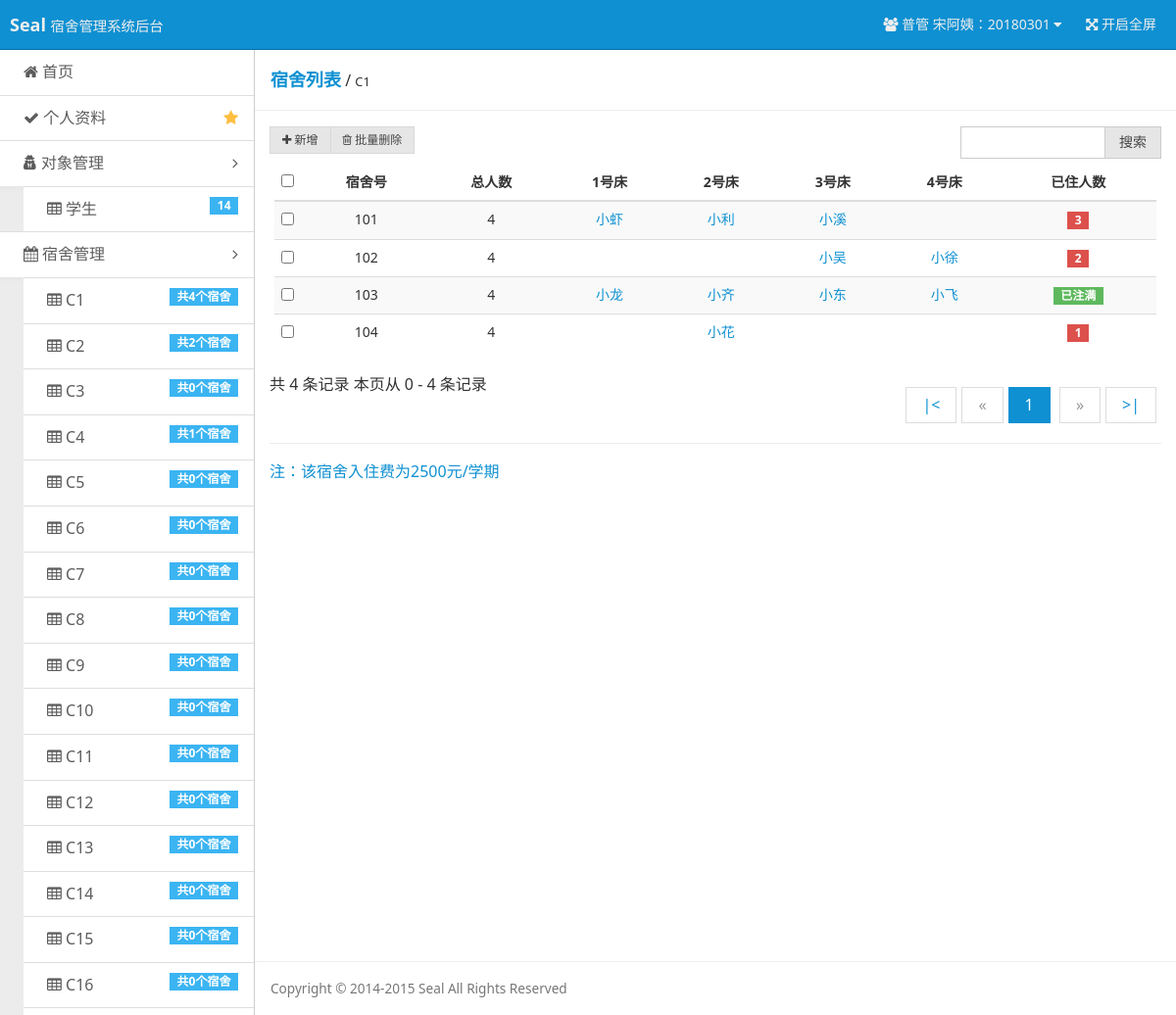
Page /?r=list-dormitories&db_id=1 (signed in) on the committed database.
### tables this page shows
CREATE TABLE `users` (
  `u_id` int(11) NOT NULL AUTO_INCREMENT,
  `u_no` int(11) NOT NULL,
  `u_name` char(20) NOT NULL,
  `u_password` char(100) NOT NULL,
  `u_permission` int(11) DEFAULT NULL,
  PRIMARY KEY (`u_id`),
  UNIQUE KEY `u_no` (`u_no`)
);

CREATE TABLE `dormitory_builds` (
  `db_id` int(11) NOT NULL AUTO_INCREMENT,
  `db_name` char(20) NOT NULL,
  `d_price` int(20) NOT NULL,
  PRIMARY KEY (`db_id`),
  UNIQUE KEY `db_name` (`db_name`)
);

CREATE TABLE `dormitories` (
  `d_id` int(11) NOT NULL AUTO_INCREMENT,
  `d_name` char(20) NOT NULL,
  `d_bed_num` int(11) NOT NULL,
  `d_stu_num_now` int(11) NOT NULL,
  `db_id` int(11) NOT NULL,
  PRIMARY KEY (`d_id`)
);

CREATE TABLE `students` (
  `s_id` int(11) NOT NULL AUTO_INCREMENT,
  `s_no` int(11) NOT NULL,
  `s_sex` char(20) NOT NULL DEFAULT '男',
  `s_age` int(11) DEFAULT NULL,
  `s_department` char(100) DEFAULT NULL,
  `s_grade` char(20) DEFAULT NULL,
  `s_phone` char(20) DEFAULT NULL,
  `d_id` int(11) NOT NULL,
  `s_bed` int(11) DEFAULT NULL,
  PRIMARY KEY (`s_id`),
  UNIQUE KEY `s_no` (`s_no`),
  KEY `d_id` (`d_id`)
);

### index.php (called while the page is built, shortened)
<?php
$action = $_GET['r'] == '' ? 'index' : $_GET['r'];
include('pages/' . $action . '.php');

### inc/checklogin.php (called while the page is built, shortened)
<?php
$user = $_COOKIE ['user'];
$user_permission = $_COOKIE ['user_permission'];
if ($user == "") {
    header ( "Location: ?r=login" );
    exit ();
} else {
    $query = "SELECT * FROM users WHERE u_no='$user'";
    $result = mysql_query ( $query ) or die ( 'SQL语句有误：' . mysql_error () );
    $users = mysql_fetch_array ( $result );
    switch ($user_permission) {
        case 1 :
            $username = "普管 {$users ['u_name']}：" . $users ['u_no'];
            $user_no = $users ['u_no'];
            break;
    }
}

### tools/tool_database.php (called while the page is built, shortened)
<?php
function queryDorBuildNameById($db_id)
{
    $db_query = "SELECT db_name FROM dormitory_builds WHERE db_id=$db_id ORDER BY db_id";
    $db_result = mysql_query($db_query) or die ('SQL语句有误：' . mysql_error());
    $db = mysql_fetch_array($db_result);
    return $db['db_name'];
}
function queryDorBuildPriceById($db_id)
{
    $dor_build_query = "SELECT d_price FROM dormitory_builds WHERE db_id=$db_id ORDER BY db_id";
    $dor_build_result = mysql_query($dor_build_query) or die ('SQL语句有误：' . mysql_error());
    $dor_build = mysql_fetch_array($dor_build_result);
    return $dor_build['d_price'];
}
function queryNameByUno($u_no)
{
    $users_query = "SELECT u_name FROM users WHERE u_no='$u_no' ORDER BY u_id DESC";
    $users_result = mysql_query($users_query) or die ('SQL语句有误：' . mysql_error());
    $users = mysql_fetch_array($users_result);
    return $users['u_name'];
}

### pages/list-dormitories.php (the view, shortened to what this page needs)
<?php
require 'inc/checklogin.php';
require 'tools/tool_database.php';
$db_id = $_GET["db_id"];
$db_name = queryDorBuildNameById($db_id);
$num_rec_per_page = 10;
if (isset($_GET["page"])) {
    $page = $_GET["page"];
} else {
    $page = 1;
};
$start_from = ($page - 1) * $num_rec_per_page;
$dor_single_query_page = "SELECT * FROM dormitories WHERE db_id=$db_id ORDER BY d_id LIMIT {$start_from}, {$num_rec_per_page}";
$dor_single_result_page = mysql_query($dor_single_query_page) or die ('SQL语句有误：' . mysql_error());
$dor_query = "SELECT * FROM dormitories WHERE db_id=$db_id ORDER BY d_id";
$dor_result = mysql_query($dor_query) or die ('SQL语句有误：' . mysql_error());
$dor_count = mysql_num_rows($dor_result);
?>
<!doctype html>
<html class="no-js">
<head>
    <link rel="stylesheet" href="assets/css/amazeui.min.css"/>
    <link rel="stylesheet" href="assets/css/admin.css">
</head>
<body>
<header class="am-topbar am-topbar-inverse admin-header">
    <?php require 'template/header.php'; ?>
</header>
<div class="am-cf admin-main">
    <?php require 'template/sidebar.php'; ?>
    <div class="admin-content">
        <div class="admin-content-body">
            <div class="am-cf am-padding am-padding-bottom-0">
                <div class="am-fl am-cf"><strong class="am-text-primary am-text-lg">宿舍列表</strong> /
                    <small><?php echo $db_name ?></small>
                </div>
            </div>
            <hr>
            <div class="am-g">
                <div class="am-u-sm-12 am-u-md-6" <?php if ($user_permission == -1) echo 'style="display: none;"' ?>>
                    <div class="am-btn-toolbar">
                        <div class="am-btn-group am-btn-group-xs">
                            <button id="bt_add" type="button" class="am-btn am-btn-default"><span class="am-icon-plus"></span> 新增
                            </button>
                            <button id="bt_del" type="button" class="am-btn am-btn-default"><span class="am-icon-trash-o"></span>
                                批量删除
                            </button>
                        </div>
                    </div>
                </div>
                <div class="am-u-sm-12 am-u-md-3">
                    <div class="am-input-group am-input-group-sm">
                        <input type="text" class="am-form-field">
                        <span class="am-input-group-btn">
            <button class="am-btn am-btn-default" type="button">搜索</button>
          </span>
                    </div>
                </div>
            </div>
            <div class="am-g">
                <div class="am-u-sm-12">
                    <form class="am-form">
                        <table class="am-table am-table-striped am-table-hover table-main">
                            <thead>
                            <tr>
                                <th class="table-check"><input type="checkbox"/></th>
                                <th style="text-align: center">宿舍号</th>
                                <th style="text-align: center">总人数</th>
                                <th style="text-align: center">1号床</th>
                                <th style="text-align: center">2号床</th>
                                <th style="text-align: center">3号床</th>
                                <th style="text-align: center">4号床</th>
                                <th style="text-align: center">已住人数</th>
                            </tr>
                            </thead>
                            <tbody>
                            <?php
                            while ($dormitories = mysql_fetch_array($dor_single_result_page)) {
                                ?>
                                <tr>
                                    <td><input type="checkbox"/></td>
                                    <td align="center"><?php echo $dormitories['d_name'] ?></td>
                                    <td align="center"><?php echo $dormitories['d_bed_num'] ?></td>
                                    <?php
                                    $dor_query_page = "SELECT dormitories.*, students.s_no, students.s_bed,students.d_id  FROM students, dormitories WHERE dormitories.db_id=$db_id AND students.d_id=dormitories.d_id  AND students.d_id={$dormitories['d_id']} ORDER BY students.s_bed LIMIT {$start_from}, {$num_rec_per_page}";
                                    $dor_result_page = mysql_query($dor_query_page) or die ('SQL语句有误：' . mysql_error());
                                    $i = 1;
                                    $isSameDor = false;
                                    while ($i <= 4) {
                                        if (!$isSameDor) {
                                            $dormitories_d = mysql_fetch_array($dor_result_page);
                                            $isSameDor = true;
                                        }
                                        if ($dormitories_d['s_bed'] == $i) {
                                            $isSameDor = false;
                                            echo "<td align=\"center\"><a href=\"?r=user-stu&sno={$dormitories_d['s_no']}&edit_target=";
                                            if ($dormitories_d['s_no'] == $user_no) echo "self"; else echo "others";
                                            echo "\">";
                                            echo queryNameByUno($dormitories_d['s_no']);
                                            echo "</a></td>";
                                        } else echo "<td align=\"center\"></td>";
                                        $i++;
                                    }
                                    ?>
                                    <td align="center"><?php if ($dormitories['d_stu_num_now'] >= $dormitories['d_bed_num']) echo "<span class=\"am-badge am-badge-success\">已注满</span>"; else echo "<span class=\"am-badge am-badge-danger\">{$dormitories['d_stu_num_now']}</span>" ?></td>
                                </tr>
                            <?php } ?>
                            </tbody>
                        </table>
                        <div class="am-cf">
                            共 <?php echo $dor_count ?> 条记录
                            <?php
                            if ($start_from + $num_rec_per_page > $dor_count) {
                                echo "本页从 $start_from - $dor_count 条记录";
                            } else {
                                $end_with = $start_from + $num_rec_per_page;
                                echo "本页从 $start_from - $end_with 条记录";
                            }
                            ?>
                            <div class="am-fr">
                                <ul class="am-pagination">
                                    <?php
                                    $total_records = $dor_count;
                                    $total_pages = ceil($total_records / $num_rec_per_page);
                                    echo "<li><a href='?r=list-stu&page=1'>" . '|<' . "</a></li>";
                                    $page_forward = $page - 1;
                                    if ($page_forward > 0) {
                                        echo "<li><a href='?r=list-stu&page=$page_forward'>«</a></li>";
                                    } else {
                                        echo "<li class=\"am-disabled\"><a href='?r=list-stu&page=$page_forward'>«</a></li>";
                                    }
                                    for ($i = 1; $i <= $total_pages; $i++) {
                                        $page_current = "page_current$i";
                                        echo "<li id='$page_current'><a href='?r=list-stu&page=" . $i . "'>" . $i . "</a></li> ";
                                    };
                                    $page_next = $page + 1;
                                    if ($page_next <= $total_pages) {
                                        echo "<li><a href='?r=list-stu&page={$page_next}'>»</a></li>";
                                    } else {
                                        echo "<li class=\"am-disabled\"><a href='?r=list-stu&page=$page_next'>»</a></li>";
                                    }
                                    echo "<li><a href='?r=list-stu&page=$total_pages'>" . '>|' . "</li> ";
                                    ?>
                                </ul>
                            </div>
                        </div>
                        <hr/>
                        <p><a>注：该宿舍入住费为<?php echo queryDorBuildPriceById($db_id); ?>元/学期</a></p>
                    </form>
                </div>
            </div>
        </div>
        <footer class="admin-content-footer">
            <?php require 'template/footer.php'; ?>
        </footer>
    </div>
</div>
    <?php require 'template/footer.php'; ?>
</body>
</html>

### template/header.php (shortened to what this page needs)
<div class="am-topbar-brand">
    <strong>Seal</strong>
    <small>宿舍管理系统后台</small>
</div>
<div class="am-collapse am-topbar-collapse" id="topbar-collapse">
    <ul class="am-nav am-nav-pills am-topbar-nav am-topbar-right admin-header-list">
        <li class="am-dropdown" data-am-dropdown>
            <a class="am-dropdown-toggle" data-am-dropdown-toggle href="javascript:;">
                <span class="am-icon-users"></span> <?php echo $username ?> <span class="am-icon-caret-down"></span>
            </a>
        </li>
        <li class="am-hide-sm-only"><a href="javascript:;" id="admin-fullscreen"><span class="am-icon-arrows-alt"></span> <span class="admin-fullText">开启全屏</span></a></li>
    </ul>
</div>

### template/sidebar.php (shortened to what this page needs)
<?php
$student_query = "SELECT * FROM users WHERE u_permission=-1 ORDER BY u_id DESC";
$student_result = mysql_query($student_query) or die ('SQL语句有误：' . mysql_error());
$students_count = mysql_num_rows($student_result);
$dormitory_builds_query = "SELECT * FROM dormitory_builds ORDER BY db_id ";
$dormitory_builds_result = mysql_query($dormitory_builds_query) or die ('SQL语句有误：' . mysql_error());
?>
<div class="admin-sidebar am-offcanvas" id="admin-offcanvas">
    <div class="am-offcanvas-bar admin-offcanvas-bar">
        <ul class="am-list admin-sidebar-list">
            <li><a href="?r=index"><span class="am-icon-home"></span> 首页</a></li>
            <?php
            switch ($user_permission) {
                case 1 :
                    $data_href = "?r=user-admin-normal&uno={$users['u_no']}&edit_target=self";
                    break;
            }
            ?>
            <li><a href="<?php echo $data_href ?>" class="am-cf"><span class="am-icon-check"></span> 个人资料<span
                            class="am-icon-star am-fr am-margin-right admin-icon-yellow"></span></a></li>
            <li class="admin-parent">
                <a class="am-cf" data-am-collapse="{target: '#object-nav'}"><span class="am-icon-user-secret"></span>
                    对象管理 <span class="am-icon-angle-right am-fr am-margin-right"></span></a>
                <ul class="am-list am-collapse admin-sidebar-sub am-in" id="object-nav">
                    <li><a href="?r=list-stu"><span class="am-icon-table"></span> 学生<span
                                    class="am-badge am-badge-secondary am-margin-right am-fr"><?php echo $students_count ?></span></a>
                    </li>
                </ul>
            </li>
            <li class="admin-parent" <?php if ($user_permission == -1) echo 'style="display: none;"' ?>>
                <a class="am-cf" data-am-collapse="{target: '#dormitory-nav'}"><span class="am-icon-calendar"></span>
                    宿舍管理 <span class="am-icon-angle-right am-fr am-margin-right"></span></a>
                <ul class="am-list am-collapse admin-sidebar-sub am-in" id="dormitory-nav">
                    <?php
                    while ($dormitory_builds = mysql_fetch_array($dormitory_builds_result)) {
                        ?>
                        <li><a href="?r=list-dormitories&db_id=<?php echo $dormitory_builds['db_id'] ?>"><span
                                        class="am-icon-table"></span> <?php echo $dormitory_builds['db_name'] ?>
                                <span
                                        class="am-badge am-badge-secondary am-margin-right am-fr">共<?php echo mysql_num_rows(mysql_query("SELECT dormitories.db_id FROM dormitories WHERE db_id={$dormitory_builds['db_id']} ORDER BY db_id ")) ?>个宿舍</span></a>
                        </li>
                    <?php } ?>
                </ul>
            </li>
        </ul>
    </div>
</div>

### rows in the picture
users: username "普管 宋阿姨：20180301"
dormitory_builds: db_name "C1", db_id "4", d_price "2500"
dormitory_builds: db_name "C2", db_id "2"
dormitory_builds: db_name "C3", db_id "0"
dormitory_builds: db_name "C4", db_id "1"
dormitory_builds: db_name "C5", db_id "0"
dormitory_builds: db_name "C6", db_id "0"
dormitory_builds: db_name "C7", db_id "0"
dormitory_builds: db_name "C8", db_id "0"
dormitory_builds: db_name "C9", db_id "0"
dormitory_builds: db_name "C10", db_id "0"
dormitory_builds: db_name "C11", db_id "0"
dormitory_builds: db_name "C12", db_id "0"
dormitory_builds: db_name "C13", db_id "0"
dormitory_builds: db_name "C14", db_id "0"
dormitory_builds: db_name "C15", db_id "0"
dormitory_builds: db_name "C16", db_id "0"
dormitories: d_name "101", d_bed_num "4", d_stu_num_now "3"
students: s_no.u_name "小虾"
students: s_no.u_name "小利"
students: s_no.u_name "小溪"
dormitories: d_name "102", d_bed_num "4", d_stu_num_now "2"
students: s_no.u_name "小吴"
students: s_no.u_name "小徐"
dormitories: d_name "103", d_bed_num "4", d_stu_num_now "已注满"
students: s_no.u_name "小龙"
students: s_no.u_name "小齐"
students: s_no.u_name "小东"
students: s_no.u_name "小飞"
dormitories: d_name "104", d_bed_num "4", d_stu_num_now "1"
students: s_no.u_name "小花"

### other values in the picture
$students_count "14"
$dor_count "4"
$start_from "0"
